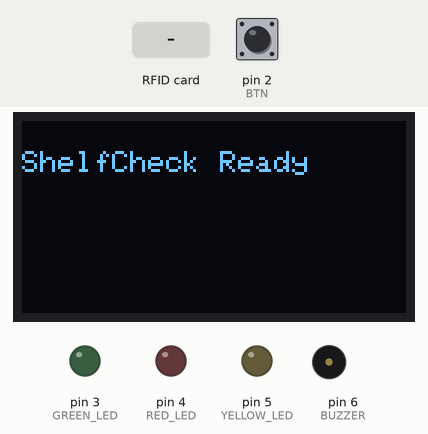
This sketch was run on a simulated Arduino Uno, built with avr-gcc and run on an emulated ATmega328P. Parts: 128×64 one-colour display, output pins drawn as LEDs (lit = HIGH), buzzer (waves = sounding). Inputs (shaded band) come from the test bench; at power-on: pin 2 (BTN) HIGH. Pins used as bus, display or sensor lines are not drawn; what the sketch prints to the serial monitor is not drawn.

Above: at 1.3 s.
1.4 s: RFID card 5A 3F 91 C7 held to the reader
At 1.8 s:
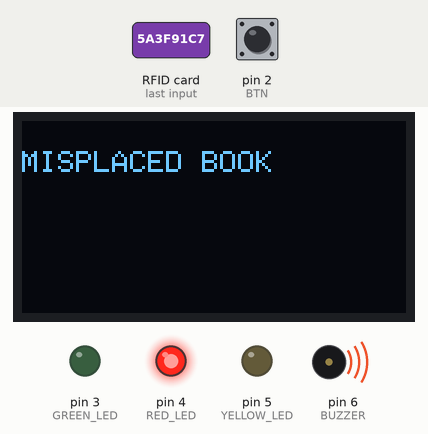
4.4 s: pin 2 (BTN) pulled LOW for 0.15 s
At 5.7 s:
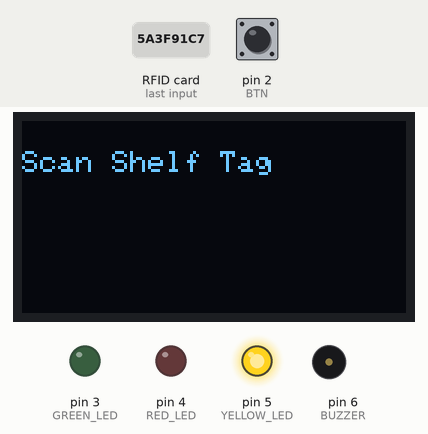
6.2 s: RFID card 7D 2C 4B 8E held to the reader
At 7.4 s:
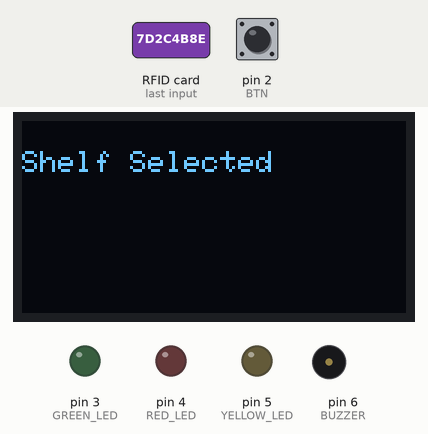
7.7 s: pin 2 (BTN) pulled LOW for 1 s
At 8.7 s:
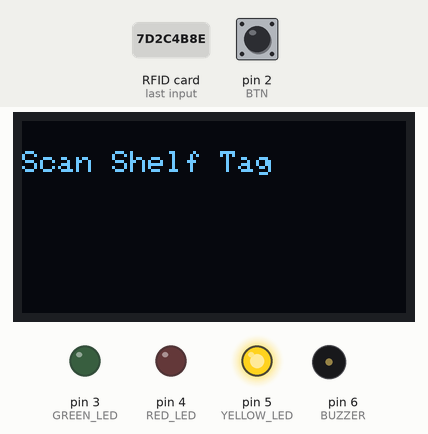
10.2 s: RFID card C9 1A 3F 7B held to the reader
At 11.2 s:
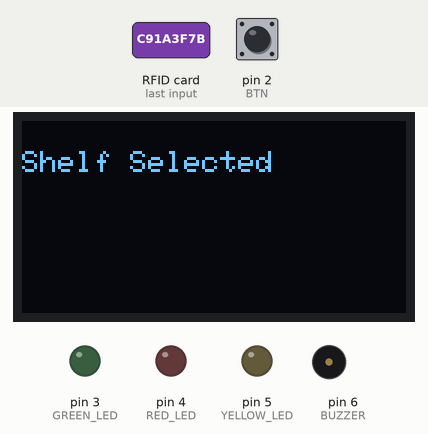
11.7 s: pin 2 (BTN) pulled LOW for 3.2 s
At 12.7 s:
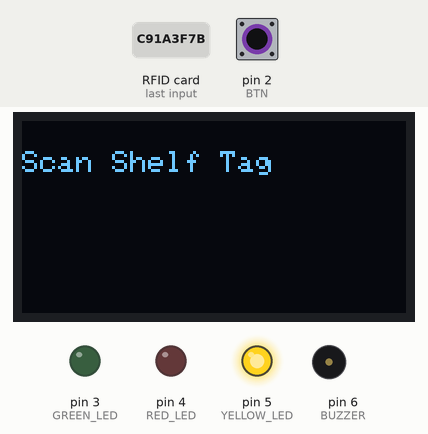
Timing chart, 0 to 14.7 s (numbered marks = the images above; inputs shaded):
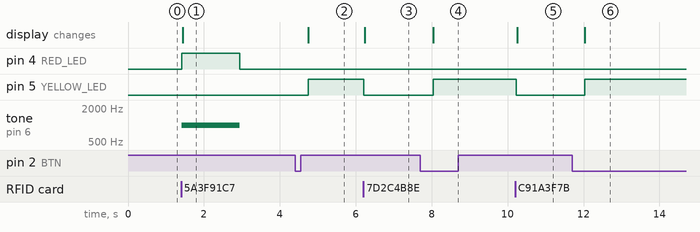

The sketch:

scr.ino
```cpp
#include <SPI.h>
#include <MFRC522.h>
#include <Wire.h>
#include <Adafruit_GFX.h>
#include <Adafruit_SSD1306.h>

#define SS_PIN 10
#define RST_PIN 9

MFRC522 rfid(SS_PIN,RST_PIN);

#define SCREEN_WIDTH 128
#define SCREEN_HEIGHT 64
Adafruit_SSD1306 display(SCREEN_WIDTH,SCREEN_HEIGHT,&Wire,-1);

#define BTN 2
#define GREEN_LED 3
#define RED_LED 4
#define YELLOW_LED 5
#define BUZZER 6

bool shelfSelected=false;
String currentShelf="";

String CHEM_SHELF="5A3F91C7";
String ELEC_SHELF="7D2C4B8E";

String chemistry[]={
	"C91A3F7B",
	"F3B81A2D",
	"9C7E31B0",
	"A8D21C9E",
	"D4A9F2C8"
};

String electronics[]={
	"E5B19D3A",
	"B8A3D7F2",
	"7F2C8E91",
	"1C9F4A6D",
	"D92B71E8"
};

void setup(){
	Serial.begin(9600);
	SPI.begin();
	rfid.PCD_Init();

	pinMode(BTN,INPUT_PULLUP);
	pinMode(GREEN_LED,OUTPUT);
	pinMode(RED_LED,OUTPUT);
	pinMode(YELLOW_LED,OUTPUT);
	pinMode(BUZZER,OUTPUT);

	display.begin(SSD1306_SWITCHCAPVCC,0x3C);
	display.clearDisplay();

	showMessage("ShelfCheck Ready");
}

void loop(){

	if(digitalRead(BTN)==LOW){
		delay(300);
		shelfSelected=true;
		currentShelf="";
		showMessage("Scan Shelf Tag");
		digitalWrite(YELLOW_LED,HIGH);
	}

	if(!rfid.PICC_IsNewCardPresent()||!rfid.PICC_ReadCardSerial()){
		return;
	}

	String uid=getUID();
	Serial.println(uid);

	if(shelfSelected){
		currentShelf=uid;
		shelfSelected=false;
		digitalWrite(YELLOW_LED,LOW);
		showMessage("Shelf Selected");
		delay(1000);
		return;
	}

	bool correct=checkBook(uid);

	if(correct){
		digitalWrite(GREEN_LED,HIGH);
		digitalWrite(RED_LED,LOW);
		noTone(BUZZER);
		showMessage("Correct Book");
	}
	else{
		digitalWrite(GREEN_LED,LOW);
		digitalWrite(RED_LED,HIGH);
		tone(BUZZER,1000);
		showMessage("MISPLACED BOOK");
	}

	delay(1500);
	resetOutputs();
	rfid.PICC_HaltA();
}

String getUID(){
	String uid="";
	for(byte i=0;i<rfid.uid.size;i++){
		if(rfid.uid.uidByte[i]<0x10) uid+="0";
		uid+=String(rfid.uid.uidByte[i],HEX);
	}
	uid.toUpperCase();
	return uid;
}

bool checkBook(String uid){

	if(currentShelf==CHEM_SHELF){
		for(String b:chemistry){
			if(uid==b) return true;
		}
	}

	if(currentShelf==ELEC_SHELF){
		for(String b:electronics){
			if(uid==b) return true;
		}
	}

	return false;
}

void showMessage(String msg){
	display.clearDisplay();
	display.setTextSize(1);
	display.setTextColor(WHITE);
	display.setCursor(0,10);
	display.println(msg);
	display.display();
}

void resetOutputs(){
	digitalWrite(GREEN_LED,LOW);
	digitalWrite(RED_LED,LOW);
	noTone(BUZZER);
}
```

Measured:
- after the input at 1.4 s, pin 4 (RED_LED): LOW → HIGH at once, → LOW 1.5 s later; tone on pin 6 (BUZZER): silent → 1000 Hz at once, → silent 1.5 s later; the display: changes at once (image 1)
- after the input at 4.4 s, pin 5 (YELLOW_LED): LOW → HIGH after 0.35 s; the display: changes after 0.35 s (image 2)
- after the input at 6.2 s, pin 5 (YELLOW_LED): HIGH → LOW at once; the display: changes at once (image 3)
- after the input at 7.7 s, pin 5 (YELLOW_LED): LOW → HIGH after 0.34 s; the display: changes after 0.34 s (image 4)
- after the input at 10.2 s, pin 5 (YELLOW_LED): HIGH → LOW at once; the display: changes after 0.05 s (image 5)
- after the input at 11.7 s, pin 5 (YELLOW_LED): LOW → HIGH after 0.33 s; the display: changes after 0.33 s (image 6)
